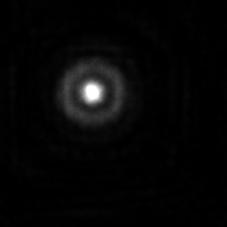
%> input picture PR/ER/ER/diffractionR1.jpg, 227 x 227 px
$ octave GS.m   (GNU Octave 9; MATLAB toolbox functions it lacks are replaced by stand-ins)
%> lines starting %> are read from the running program, lines starting %| are printed output that depends on the picture
### PR/ER/ER/cyl.m
function z=cyl(x,y,r0)
error(nargchk(2,3,nargin));
if nargin<3,r0=1; end
r=sqrt(x.*x+y.*y);
z=(r<r0)*1.0;
z(find(r==r0))=0.5;

### PR/two_step_prop_ASM.m

function [Uout]=  two_step_prop_ASM(Uin, wvl, d1, d2, Dz)
% function [x2 y2 Uout] ...
% = ang_spec_prop(Uin, wvl, d1, d2, Dz)

N = size(Uin,1); % assume square grid
k = 2*pi/wvl; % optical wavevector
% source-plane coordinates
[x1 y1] = meshgrid((-N/2 : 1 : N/2 - 1) * d1);
r1sq = x1.^2 + y1.^2;
% spatial frequencies (of source plane)
df1 = 1 / (N*d1);
[fX fY] = meshgrid((-N/2 : 1 : N/2 - 1) * df1);
fsq = fX.^2 + fY.^2;
% scaling parameter
m = d2/d1;
% observation-plane coordinates
[x2 y2] = meshgrid((-N/2 : 1 : N/2 - 1) * d2);
r2sq = x2.^2 + y2.^2;
% quadratic phase factors
Q1 = exp(i*k/2*(1-m)/Dz*r1sq);
Q2 = exp(-i*pi^2*2*Dz/m/k*fsq);
Q3 = exp(i*k/2*(m-1)/(m*Dz)*r2sq);
% compute the propagated field
Uout = Q3.* ift2(Q2 .* ft2(Q1 .* Uin / m, d1), df1);

### PR/ER/ER/GS.m
clc
clear all
close all
tic
dim = 10;                 % 屏幕边长4cm
EM =227;                  % 图片尺寸 256*256

index = 1.5;
Amp = 400e-6;

lambda = 632.8e-6;         % 单位：mm
k = 2*pi/lambda;
f = 500;
z = 500;                   % 衍射距离 10cm


n_iter = 1000;


[x,y] =meshgrid(linspace(-dim/2,dim/2,EM));
R = sqrt(x.^2+y.^2);
% R = gpuArray(R);
R(R>dim/2) =0;            % 限制在圆形区域内

Lens = exp(-1j.*k*R.^2/(2*f)).*cyl(x,y,dim/2);

x1=x;
y1=y;


T= sqrt(50000*double(imread('diffractionR1.jpg')));
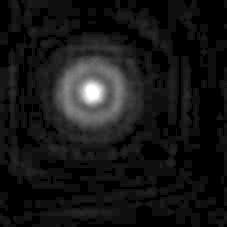
%> T: size 227x227 double; min 0, max 3570.7, mean 321.2; drawn with min black and max white
T=T(:,:,1);

nr_of_phaselevels = 256;

x=x/(dim/2);
y=y/(dim/2);
z1=x;
z2=y;
z3=-1+2*(x.^2+y.^2);
z4=x.^2-y.^2;
z5=2*x.*y;
z6=-2*x+3*x.*(x.^2+y.^2);
z7=-2*y+3*y.*(x.^2+y.^2);
z8=1-6*(x.^2+y.^2)+6*(x.^2+y.^2).^2;
z9=x.^3-3*x.*(y.^2);
z10=-y.^3+3*y.*(x.^2);
z11=-3*x.^2+3*y.^2+4*(x.^2).*(x.^2+y.^2)-4*(y.^2).*(x.^2+y.^2);
z12=-6*x.*y+8*x.*y.*(x.^2+y.^2);
z13=3*x-12*x.*(x.^2+y.^2)+10*x.*(x.^2+y.^2).^2;
z14=3*y-12*y.*(x.^2+y.^2)+10*y.*(x.^2+y.^2).^2;
z15=-1+12*(x.^2+y.^2)-30*(x.^2+y.^2).^2+20*(x.^2+y.^2).^3;

c(1)=(dim/EM)/(2*f)*dim/2/Amp;
c(2)=(dim/EM)/(2*f)*dim/2/Amp;  % 论文上应该是zernikes为相位时系数a的求法
c(3:15)=1/10*[-4.869988   -1.5792269   1.0544752  -0.36361602  0.20093885  0.17519355  -0.7942497   0.1411737   2.7515507   0.08124541 -1.1903822  -0.39976826  -6.4414864];
s=c(3)*z3+c(4)*z4+c(5)*z5+c(6)*z6+c(7)*z7+c(8)*z8+c(9)*z9+c(10)*z10+c(11)*z11+c(12)*z12+c(13)*z13+c(14)*z14+c(15)*z15;
s=s.*cyl(x1,y1,dim/2);
% s=c(3)*z3+c(4)*z4+c(5)*z5+c(6)*z6+c(7)*z7+c(8)*z8+c(9)*z9+c(10)*z10+c(11)*z11+c(12)*z12+c(13)*z13+c(14)*z14+c(15)*z15;
predicted_phase=exp(1j.*k*(index-1)*Amp*s);
figure(3),mesh(x1,-y1,angle(predicted_phase));
%> after `mesh(x1,-y1,angle(predicted_phase))`:
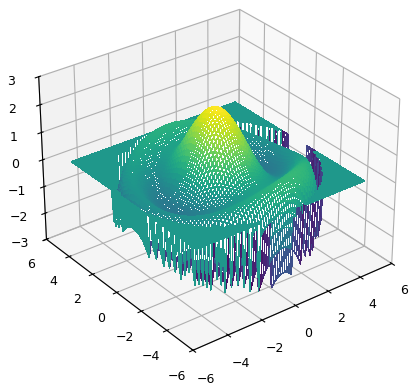
%> figure redrawn from the program's plot data

Phase_pattern=double(imread('R1.jpg'));
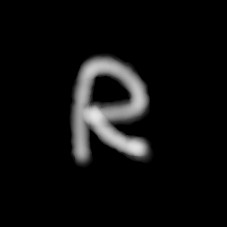
%> input picture PR/ER/ER/R1.jpg, 227 x 227 px
%> Phase_pattern: size 227x227x3 double; min 0, max 229, mean 14.3; mean of the top-left, top-right, bottom-left and bottom-right quarters 16.4, 13.4, 16.6, 10.8
Phase_pattern=Phase_pattern(:,:,1);
%> Phase_pattern: size 227x227 double
Phase_pattern=Phase_pattern/max(max(Phase_pattern));
wavefront = exp(1j.*k*(index-1)*Amp*(Phase_pattern));
Phase_true=angle(wavefront);
figure(1)
% imagesc(Phase_true)
mesh(x1,-y1,Phase_true)
colorbar
colormap winter
caxis([-pi,pi])
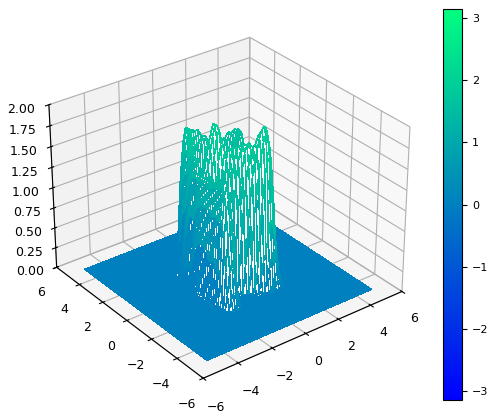
%> figure redrawn from the program's plot data
%> the run ends on the next line

% E_plane_1 = Lens.*predicted_phase;
% E_plane_1 = Lens;
E_plane_1 = predicted_phase;


for i = 1:n_iter
    E_plane_2 = two_step_prop_ASM(E_plane_1,lambda,dim/EM,0.04*dim/EM,z);%将估计值衍射到光强采集面
